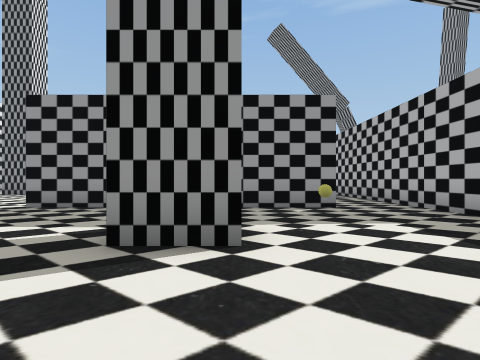
View 1 (above)

18 first-person views from a walk through a Unity game level. The camera is 1.3 m above the floor, looks level and sees 85° across. The floor is counted in squares, 2 m on a side. Each view is taken from the middle of a square. On the plan, view 1 faces up. The plan holds only what a view shows up to about 9 squares ahead; the rest is blank. The place goes on beyond the plan. The player character is not drawn. Door leaves are left out, so doorways stand open.

View 2
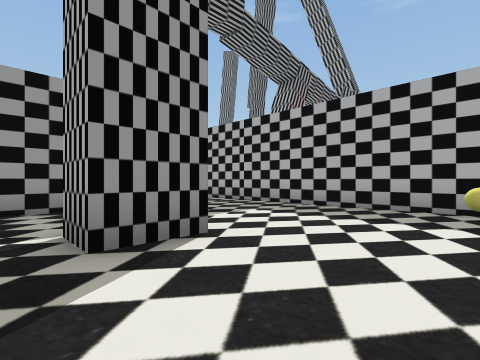

View 3
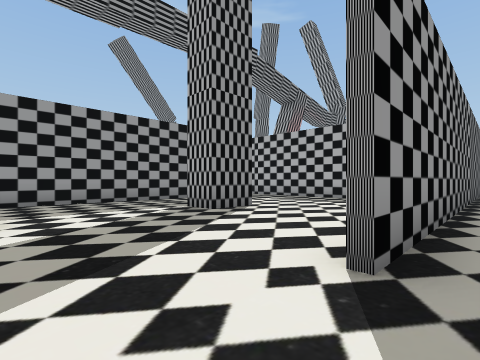

View 4
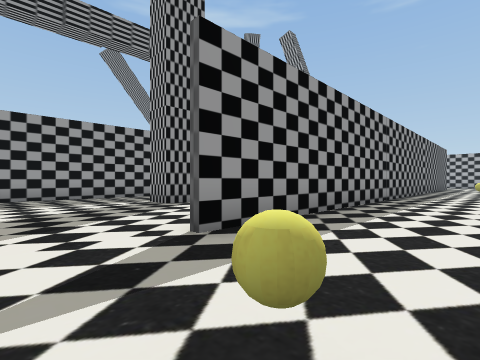

View 5
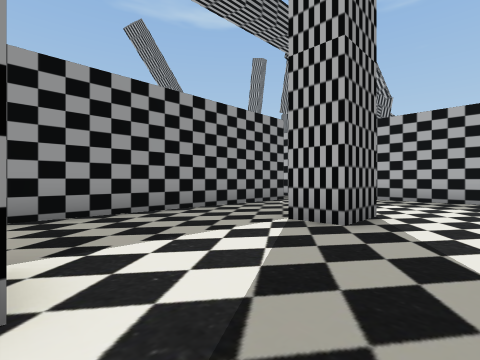

View 6
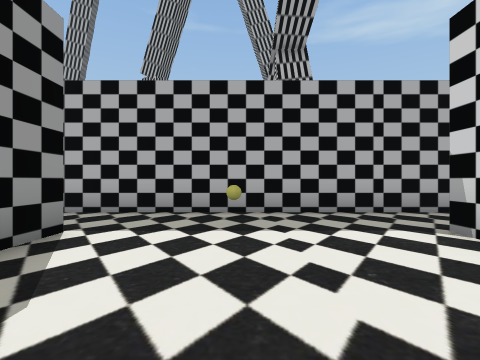

View 7
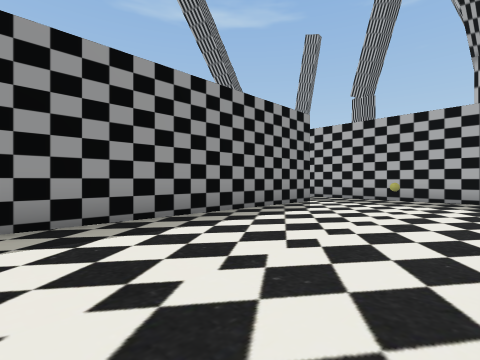

View 8
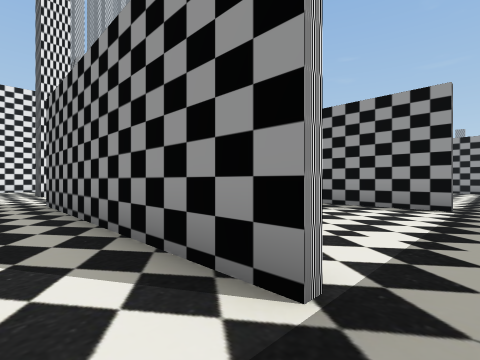

View 9
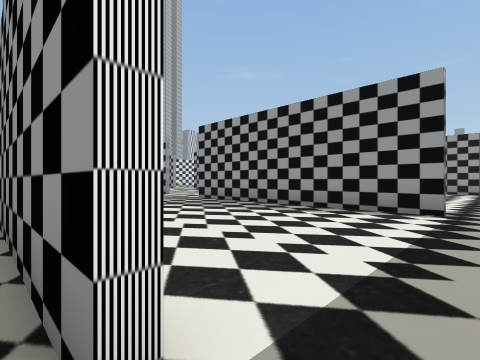

View 10
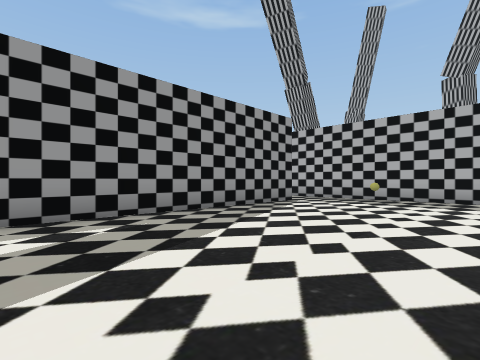

View 11
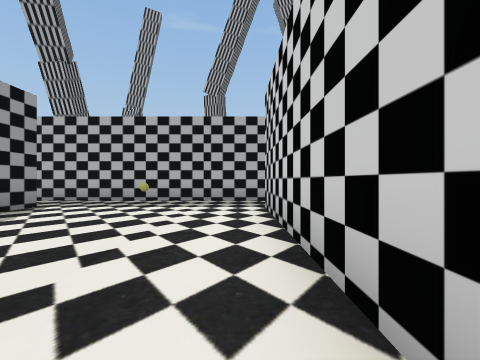

View 12
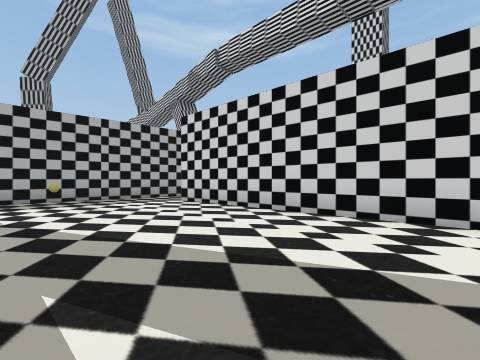

View 13
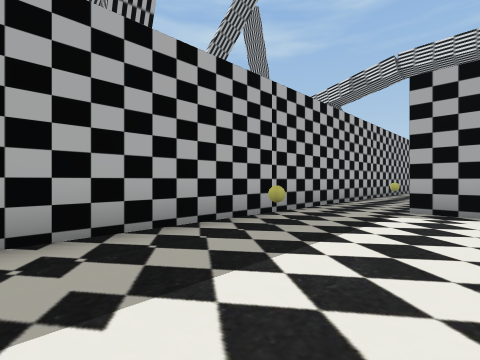

View 14
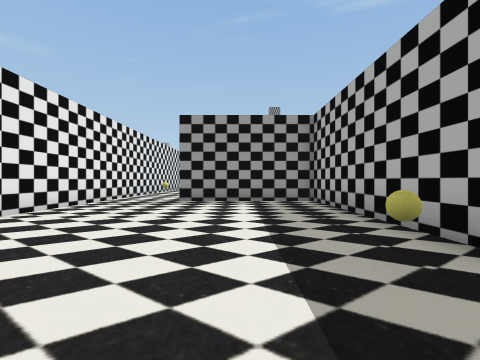

View 15
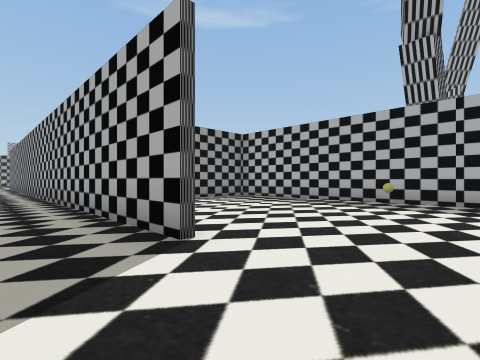

View 16
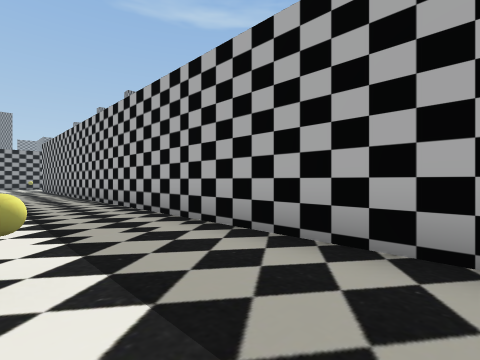

View 17
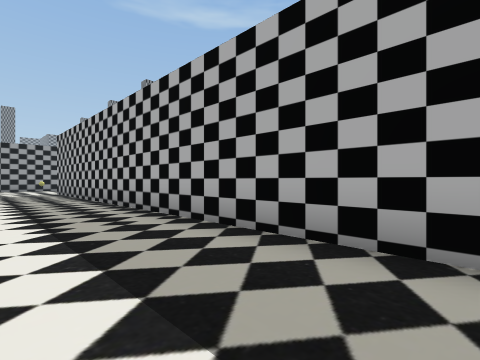

View 18
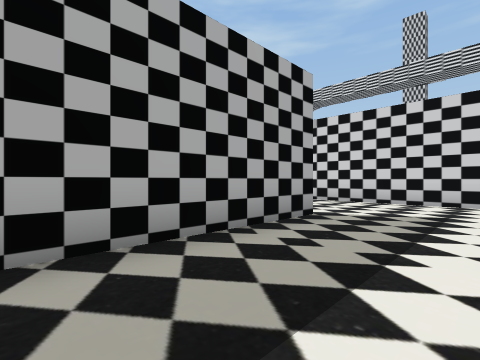

### Floor plan
Points are (right, up) in squares from view 1. A wall is a line through its corners. A room is listed if a view was taken in it or the views show most of it. See-through windows are left out.
Room 1 (views 1, 2, 5)
walls: (0.1, 2.6) (-1.3, 2.6) (-1.3, 3.6); (2.4, 6.2) (-5.1, 6.2); (4.3, 0.2) (4.3, 6.4)
ways out: opening at (-4.5, -1) to room 2; opening at (3, 6) to room 3; gap at (-5, 6) to room 3
objects: yellow ball (2, 0); yellow ball (2, 5)
Room 2 (views 3, 4)
walls: (7, -1.4) (-3.1, -1.4)
ways out: opening at (-4.5, -1) to room 1; opening at (-0.5, 26) to room 5
objects: yellow ball (-4, -4); other object (5, -4)
Room 3 (views 6, 7, 8, 9)
walls: (1.8, 6.4) (2.4, 6.4); (2.4, 11.2) (-5, 11.2); (4.3, 6.4) (4.3, 11.4)
ways out: opening at (3, 6) to room 1; gap at (-5, 6) to room 1; opening at (3, 11) to room 4; gap at (-5, 11) to room 4
objects: yellow ball (3, 9)
Room 4 (views 10, 11, 12)
walls: (2.4, 16.9) (-4.9, 16.9); (-4.9, 11.4) (2.4, 11.4); (4.3, 11.4) (4.3, 17.4)
ways out: opening at (3, 11) to room 3; gap at (-5, 11) to room 3; opening at (3, 17) to room 5; gap at (-5, 17) to room 5
objects: other object (3, 15)
Room 5 (views 13, 14, 15, 16, 17, 18)
walls: (-2.2, 27) (-2.2, 22.6); (-2.4, 20.4) (-2.4, 38.2); (-4.8, 17.1) (-0.5, 17.1); (1.2, 17.1) (2.4, 17.1); (4.3, 17.4) (4.3, 26.1) (0.1, 26.1)
ways out: opening at (-0.5, 26) to room 2; opening at (3, 17) to room 4; gap at (-5, 17) to room 4
objects: yellow ball (-5, 26); yellow ball (3, 20)

Where each view was taken, in squares from view 1:
view 1: 0 up, 0 right, facing up
view 2: 0 up, 2 left, facing up-right
view 3: 2 down, 5 left, facing up-right
view 4: 4 down, 5 left, facing up-right
view 5: 1 up, 5 left, facing up-right
view 6: 9 up, 1 left, facing right
view 7: 7 up, 5 left, facing up-right
view 8: 10 up, 3 right, facing up-left
view 9: 11 up, 3 right, facing up-left
view 10: 12 up, 5 left, facing up-right
view 11: 12 up, 4 left, facing right
view 12: 16 up, 5 left, facing down-right
view 13: 23 up, 1 right, facing down-right
view 14: 18 up, 2 right, facing up
view 15: 18 up, 4 left, facing up-right
view 16: 24 up, 5 left, facing up-right
view 17: 28 up, 5 left, facing up-right
view 18: 25 up, 5 left, facing down-right
